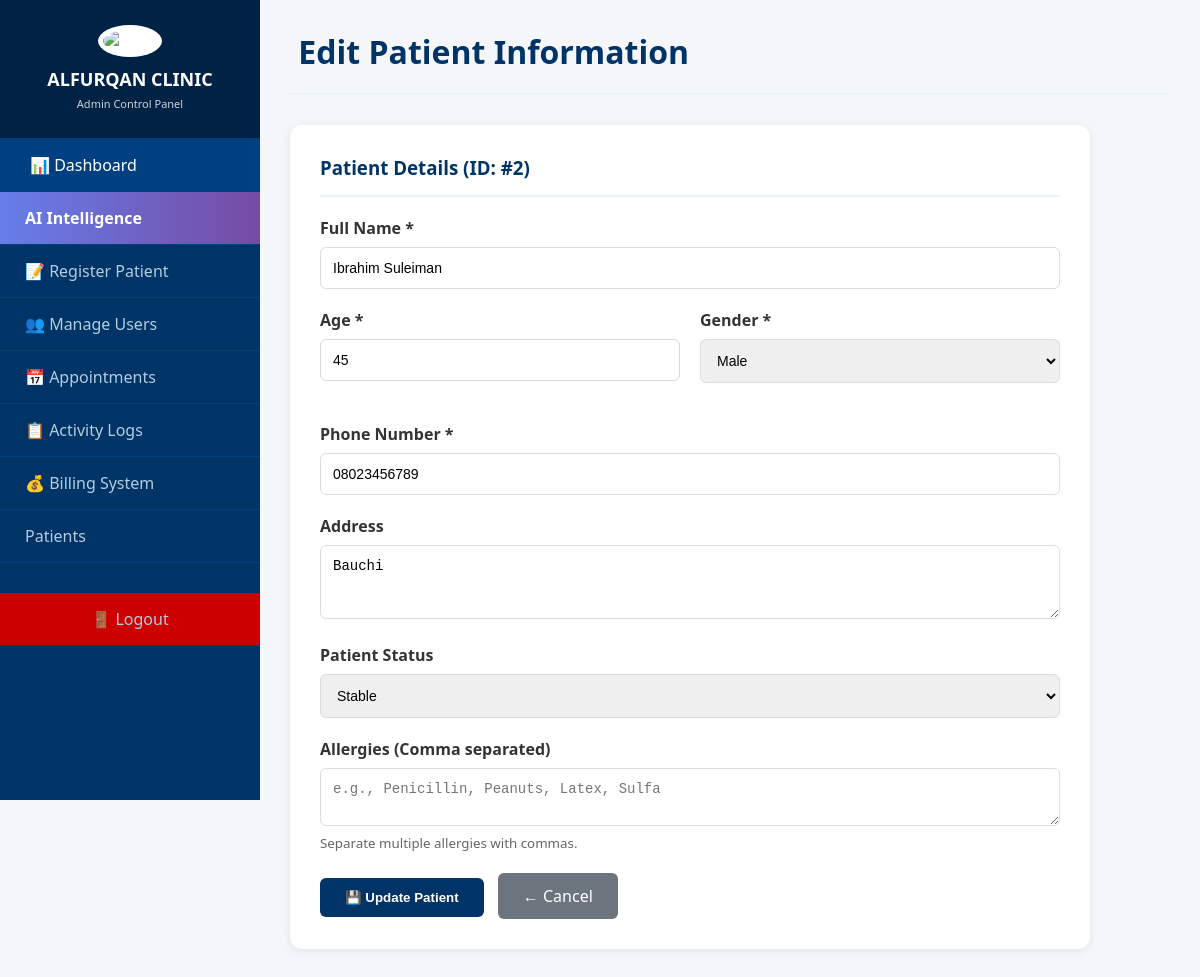
Screenshot of /admin/edit_patient.php?id=2 (signed in) with the database file from the repository.
### tables this page shows
CREATE TABLE `patients` (
  `id` int(11) NOT NULL,
  `name` varchar(100) NOT NULL,
  `age` int(11) DEFAULT NULL,
  `gender` enum('Male','Female') NOT NULL,
  `phone` varchar(15) DEFAULT NULL,
  `address` text DEFAULT NULL,
  `allergies` text DEFAULT NULL,
  `medical_conditions` text DEFAULT NULL,
  `patient_status` enum('Stable','Critical','Recovering','Discharged','Pending') DEFAULT 'Pending',
  `reg_date` timestamp NOT NULL DEFAULT current_timestamp()
);

### admin/edit_patient.php (the view, shortened to what this page needs)
<?php
include '../config/db.php';
$patient_id = $_GET['id'] ?? 0;
$stmt = $conn->prepare("SELECT * FROM patients WHERE id = ?");
$stmt->bind_param("i", $patient_id);
$stmt->execute();
$patient = $stmt->get_result()->fetch_assoc();
?>
<!DOCTYPE html>
<html lang="en">
<head>
</head>
<body>
    <div class="sidebar">
        <div class="sidebar-header">
            <img src="../assets/logo.png" alt="Logo">
            <h2>ALFURQAN CLINIC</h2><small>Admin Control Panel</small>
        </div>
        <div class="sidebar-menu">
    <a href="dashboard.php" class="active">📊 Dashboard</a>
    <a href="ai_dashboard.php" style="background: linear-gradient(90deg, #667eea 0%, #764ba2 100%); color: white; font-weight: bold;">
         AI Intelligence
    </a>
    <a href="register_patient.php">📝 Register Patient</a>
    <a href="manage_users.php">👥 Manage Users</a>
    <a href="appointments.php">📅 Appointments</a>
    <a href="activity_logs.php">📋 Activity Logs</a>
    <a href="billing.php">💰 Billing System</a>
    <a href="patients.php"> Patients</a>
    <a href="../logout.php" class="logout-btn">🚪 Logout</a>
</div>
    </div>
    <div class="main-content">
        <div class="header"><h1>️ Edit Patient Information</h1></div>
        <div class="card">
            <h3>Patient Details (ID: #<?php echo $patient['id']; ?>)</h3>
            <form method="POST">
                <div class="form-group">
                    <label>Full Name *</label>
                    <input type="text" name="name" value="<?php echo htmlspecialchars($patient['name']); ?>" required>
                </div>
                <div class="form-row">
                    <div class="form-group">
                        <label>Age *</label>
                        <input type="number" name="age" value="<?php echo $patient['age']; ?>" required min="1" max="120">
                    </div>
                    <div class="form-group">
                        <label>Gender *</label>
                        <select name="gender" required>
                            <option value="Male" <?php echo $patient['gender']=='Male'?'selected':''; ?>>Male</option>
                        </select>
                    </div>
                </div>
                <div class="form-group">
                    <label>Phone Number *</label>
                    <input type="text" name="phone" value="<?php echo htmlspecialchars($patient['phone']); ?>" required>
                </div>
                <div class="form-group">
                    <label>Address</label>
                    <textarea name="address" rows="3"><?php echo htmlspecialchars($patient['address']); ?></textarea>
                </div>
                <div class="form-group">
                    <label>Patient Status</label>
                    <select name="patient_status">
                        <option value="Stable" <?php echo $patient['patient_status']=='Stable'?'selected':''; ?>>Stable</option>
                    </select>
                </div>
                <div class="form-group">
    <label>Allergies (Comma separated)</label>
    <textarea name="allergies" rows="2" placeholder="e.g., Penicillin, Peanuts, Latex, Sulfa"><?php echo htmlspecialchars($patient['allergies'] ?? ''); ?></textarea>
    <small style="color: #666;">Separate multiple allergies with commas.</small>
</div>
                <button type="submit" name="update_patient">💾 Update Patient</button>
                <a href="patients.php" class="btn-secondary">← Cancel</a>
            </form>
        </div>
    </div>
</body>
</html>

### admin/edit_patient.php (style rules this page uses)
* { margin: 0; padding: 0; box-sizing: border-box; }
body { font-family: 'Segoe UI', sans-serif; background: #f4f6f9; display: flex; }
.sidebar { width: 260px; background: #003366; color: white; height: 100vh; position: fixed; }
.sidebar-header { text-align: center; padding: 25px 20px; border-bottom: 1px solid #004080; background: #002244; }
.sidebar-header img { width: 70px; height: 70px; margin-bottom: 10px; background: white; border-radius: 50%; padding: 5px; }
.sidebar-header h2 { font-size: 18px; }
.sidebar-header small { font-size: 11px; opacity: 0.8; }
.sidebar-menu a { display: flex; align-items: center; gap: 15px; padding: 15px 25px; color: #b3cde0; text-decoration: none; border-bottom: 1px solid #004080; transition: 0.3s; }
.sidebar-menu a:hover, .sidebar-menu a.active { background: #004080; color: white; padding-left: 30px; }
.logout-btn { background: #cc0000 !important; justify-content: center; margin-top: 30px; }
.main-content { margin-left: 260px; padding: 30px; width: calc(100% - 260px); }
.header { display: flex; justify-content: space-between; margin-bottom: 30px; padding-bottom: 20px; border-bottom: 2px solid #e8f4f8; }
.header h1 { color: #003366; }
.card { background: white; padding: 30px; border-radius: 12px; box-shadow: 0 2px 10px rgba(0,0,0,0.08); max-width: 800px; }
.card h3 { color: #003366; margin-bottom: 20px; border-bottom: 2px solid #e8f4f8; padding-bottom: 15px; }
.form-row { display: grid; grid-template-columns: 1fr 1fr; gap: 20px; margin-bottom: 20px; }
.form-group { margin-bottom: 20px; }
label { display: block; margin-bottom: 8px; color: #333; font-weight: 600; }
input, select, textarea { width: 100%; padding: 12px; border: 1px solid #ddd; border-radius: 6px; font-size: 14px; }
button { padding: 12px 25px; background: #003366; color: white; border: none; border-radius: 6px; cursor: pointer; font-weight: 600; }
.btn-secondary { background: #6c757d; margin-left: 10px; text-decoration: none; display: inline-block; padding: 12px 25px; border-radius: 6px; color: white; }

### rows the page displays
patients: id "2", name "Ibrahim Suleiman", age "45", gender "Male", phone "08023456789", address "Bauchi", patient_status "Stable"
